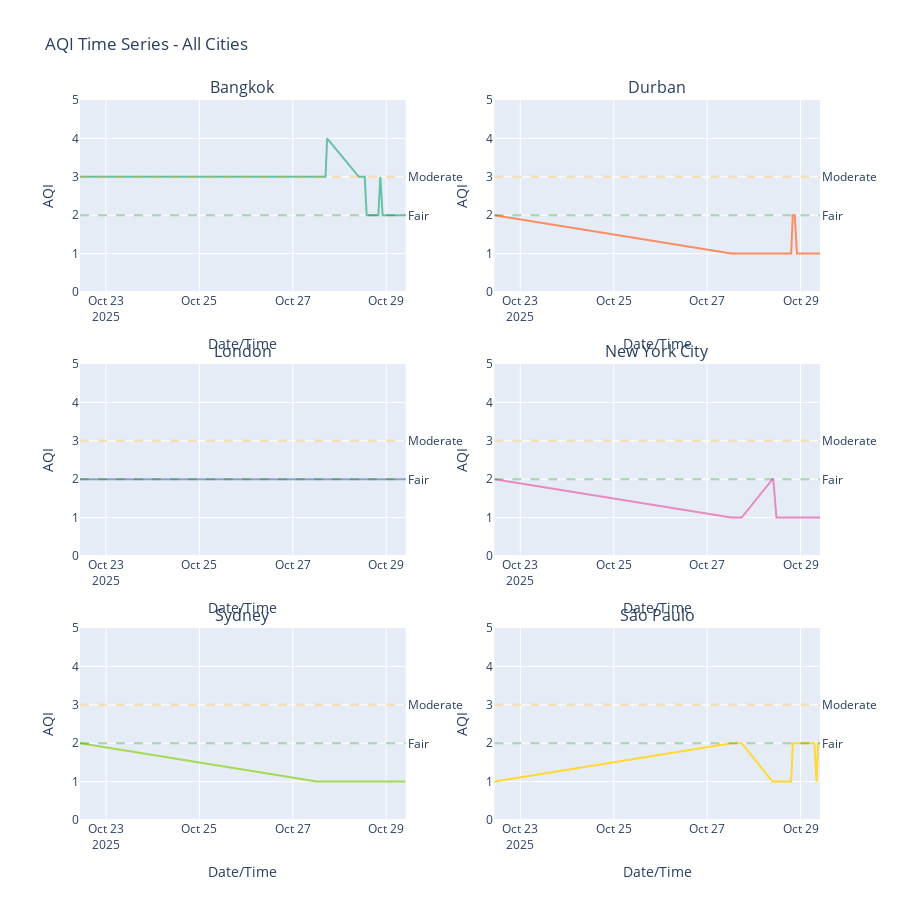

Notebook cell for this chart:
### Markdown cell above
## 3. Time Series Deep Dive 📈

### Code cell
# Create multi-panel time series for all cities
fig = make_subplots(
    rows=3, cols=2,
    subplot_titles=tuple(sorted(df['city_name'].unique())),
    vertical_spacing=0.1,
    horizontal_spacing=0.12
)

cities = sorted(df['city_name'].unique())
colors = px.colors.qualitative.Set2

for idx, city in enumerate(cities):
    row = idx // 2 + 1
    col = idx % 2 + 1
    
    city_data = df[df['city_name'] == city].sort_values('timestamp')
    
    fig.add_trace(
        go.Scatter(
            x=city_data['timestamp'],
            y=city_data['aqi'],
            mode='lines',
            name=city,
            line=dict(color=colors[idx % len(colors)], width=2),
            showlegend=False
        ),
        row=row, col=col
    )
    
    # Add reference lines for AQI thresholds
    fig.add_hline(y=2, line_dash="dash", line_color="green", 
                  opacity=0.3, row=row, col=col, 
                  annotation_text="Fair", annotation_position="right")
    fig.add_hline(y=3, line_dash="dash", line_color="orange", 
                  opacity=0.3, row=row, col=col,
                  annotation_text="Moderate", annotation_position="right")

fig.update_xaxes(title_text="Date/Time")
fig.update_yaxes(title_text="AQI", range=[0, 5])
fig.update_layout(
    height=900,
    title_text="AQI Time Series - All Cities",
    showlegend=False
)

fig.show()

### Figure 1 — Plotly figure (JSON) as saved in the notebook; plotly's stock layout.template omitted (floating-point values rounded to 4 significant figures)
{"data": [{"line": {"color": "rgb(102,194,165)", "width": 2}, "mode": "lines", "name": "Bangkok", "showlegend": false, "type": "scatter", "x": ["2025-10-22T10:41:18", "2025-10-22T10:47:27", "2025-10-27T12:26:20", "2025-10-27T12:49:45", "2025-10-27T12:56:22", "2025-10-27T14:16:19", "2025-10-27T16:48:54", "2025-10-27T17:37:44", "2025-10-28T09:34:46", "2025-10-28T09:56:04", "2025-10-28T11:39:01", "2025-10-28T11:40:45", "2025-10-28T11:56:16", "2025-10-28T12:26:14", "2025-10-28T12:56:18", "2025-10-28T13:56:24", "2025-10-28T14:56:23", "2025-10-28T15:56:26", "2025-10-28T17:09:56", "2025-10-28T17:56:37", "2025-10-28T19:10:58", "2025-10-28T19:56:47", "2025-10-28T20:56:56", "2025-10-28T22:08:42", "2025-10-28T23:08:58", "2025-10-29T00:13:37", "2025-10-29T01:10:21", "2025-10-29T01:57:19", "2025-10-29T03:07:46", "2025-10-29T03:57:27", "2025-10-29T05:12:36", "2025-10-29T06:01:06", "2025-10-29T06:55:58", "2025-10-29T08:11:31", "2025-10-29T08:56:03", "2025-10-29T09:56:05"], "xaxis": "x", "y": [3, 3, 3, 3, 3, 3, 3, 4, 3, 3, 3, 3, 3, 3, 3, 2, 2, 2, 2, 2, 2, 2, 3, 2, 2, 2, 2, 2, 2, 2, 2, 2, 2, 2, 2, 2], "yaxis": "y"}, {"line": {"color": "rgb(252,141,98)", "width": 2}, "mode": "lines", "name": "Durban", "showlegend": false, "type": "scatter", "x": ["2025-10-22T10:41:19", "2025-10-22T10:47:28", "2025-10-27T12:26:38", "2025-10-27T12:49:46", "2025-10-27T13:00:01", "2025-10-27T14:16:20", "2025-10-27T16:48:55", "2025-10-27T17:41:26", "2025-10-28T09:34:47", "2025-10-28T10:00:01", "2025-10-28T11:39:02", "2025-10-28T11:44:59", "2025-10-28T12:00:05", "2025-10-28T12:28:34", "2025-10-28T13:00:04", "2025-10-28T14:00:06", "2025-10-28T15:00:06", "2025-10-28T16:03:18", "2025-10-28T17:09:57", "2025-10-28T18:00:05", "2025-10-28T19:10:59", "2025-10-28T20:00:01", "2025-10-28T21:02:26", "2025-10-28T22:08:43", "2025-10-28T23:08:59", "2025-10-29T00:13:38", "2025-10-29T01:14:52", "2025-10-29T02:03:26", "2025-10-29T03:07:47", "2025-10-29T04:00:53", "2025-10-29T05:12:37", "2025-10-29T06:01:07", "2025-10-29T07:05:42", "2025-10-29T08:14:01", "2025-10-29T09:00:05", "2025-10-29T10:00:06"], "xaxis": "x2", "y": [2, 2, 1, 1, 1, 1, 1, 1, 1, 1, 1, 1, 1, 1, 1, 1, 1, 1, 1, 1, 1, 2, 2, 1, 1, 1, 1, 1, 1, 1, 1, 1, 1, 1, 1, 1], "yaxis": "y2"}, {"line": {"color": "rgb(141,160,203)", "width": 2}, "mode": "lines", "name": "London", "showlegend": false, "type": "scatter", "x": ["2025-10-22T10:41:21", "2025-10-22T10:47:30", "2025-10-27T12:22:56", "2025-10-27T12:43:45", "2025-10-27T13:00:04", "2025-10-27T14:16:22", "2025-10-27T16:46:03", "2025-10-27T17:46:09", "2025-10-28T09:34:50", "2025-10-28T10:00:03", "2025-10-28T11:32:08", "2025-10-28T11:45:01", "2025-10-28T11:58:05", "2025-10-28T12:28:37", "2025-10-28T12:54:40", "2025-10-28T14:00:09", "2025-10-28T14:52:31", "2025-10-28T16:02:02", "2025-10-28T17:08:02", "2025-10-28T18:00:09", "2025-10-28T19:04:55", "2025-10-28T20:00:04", "2025-10-28T21:02:30", "2025-10-28T22:08:45", "2025-10-28T23:01:13", "2025-10-29T00:13:41", "2025-10-29T01:14:55", "2025-10-29T02:03:29", "2025-10-29T03:01:34", "2025-10-29T04:00:56", "2025-10-29T05:12:40", "2025-10-29T06:01:10", "2025-10-29T07:01:29", "2025-10-29T08:14:04", "2025-10-29T09:00:09", "2025-10-29T09:56:06"], "xaxis": "x3", "y": [2, 2, 2, 2, 2, 2, 2, 2, 2, 2, 2, 2, 2, 2, 2, 2, 2, 2, 2, 2, 2, 2, 2, 2, 2, 2, 2, 2, 2, 2, 2, 2, 2, 2, 2, 2], "yaxis": "y3"}, {"line": {"color": "rgb(231,138,195)", "width": 2}, "mode": "lines", "name": "New York City", "showlegend": false, "type": "scatter", "x": ["2025-10-22T10:41:22", "2025-10-22T10:47:31", "2025-10-27T12:20:34", "2025-10-27T12:49:49", "2025-10-27T13:00:05", "2025-10-27T14:10:31", "2025-10-27T16:48:59", "2025-10-27T17:46:10", "2025-10-28T09:34:51", "2025-10-28T10:00:04", "2025-10-28T11:37:45", "2025-10-28T11:39:05", "2025-10-28T11:50:31", "2025-10-28T12:28:38", "2025-10-28T13:00:08", "2025-10-28T13:59:23", "2025-10-28T14:52:00", "2025-10-28T16:02:56", "2025-10-28T17:10:01", "2025-10-28T18:00:10", "2025-10-28T19:04:25", "2025-10-28T20:00:05", "2025-10-28T21:02:31", "2025-10-28T22:08:03", "2025-10-28T23:05:06", "2025-10-29T00:07:27", "2025-10-29T01:09:30", "2025-10-29T02:02:04", "2025-10-29T03:07:50", "2025-10-29T03:56:04", "2025-10-29T05:12:41", "2025-10-29T06:00:14", "2025-10-29T06:57:44", "2025-10-29T08:14:05", "2025-10-29T09:08:17", "2025-10-29T10:00:10"], "xaxis": "x4", "y": [2, 2, 1, 1, 1, 1, 1, 1, 2, 2, 1, 1, 1, 1, 1, 1, 1, 1, 1, 1, 1, 1, 1, 1, 1, 1, 1, 1, 1, 1, 1, 1, 1, 1, 1, 1], "yaxis": "y4"}, {"line": {"color": "rgb(166,216,84)", "width": 2}, "mode": "lines", "name": "Sydney", "showlegend": false, "type": "scatter", "x": ["2025-10-22T10:36:28", "2025-10-22T10:47:30", "2025-10-27T12:21:20", "2025-10-27T12:49:48", "2025-10-27T13:00:03", "2025-10-27T14:12:05", "2025-10-27T16:48:57", "2025-10-27T17:46:08", "2025-10-28T09:34:49", "2025-10-28T10:00:02", "2025-10-28T11:39:04", "2025-10-28T11:39:42", "2025-10-28T12:00:06", "2025-10-28T12:24:06", "2025-10-28T13:00:06", "2025-10-28T14:00:08", "2025-10-28T15:00:08", "2025-10-28T16:03:20", "2025-10-28T17:09:59", "2025-10-28T17:51:01", "2025-10-28T19:11:01", "2025-10-28T20:00:03", "2025-10-28T21:02:28", "2025-10-28T22:07:38", "2025-10-28T23:09:01", "2025-10-29T00:13:40", "2025-10-29T01:14:54", "2025-10-29T02:03:28", "2025-10-29T03:00:46", "2025-10-29T03:55:43", "2025-10-29T05:09:16", "2025-10-29T06:01:09", "2025-10-29T07:00:05", "2025-10-29T08:14:03", "2025-10-29T09:00:08", "2025-10-29T10:00:08"], "xaxis": "x5", "y": [2, 2, 1, 1, 1, 1, 1, 1, 1, 1, 1, 1, 1, 1, 1, 1, 1, 1, 1, 1, 1, 1, 1, 1, 1, 1, 1, 1, 1, 1, 1, 1, 1, 1, 1, 1], "yaxis": "y5"}, {"line": {"color": "rgb(255,217,47)", "width": 2}, "mode": "lines", "name": "São Paulo", "showlegend": false, "type": "scatter", "x": ["2025-10-22T10:38:46", "2025-10-22T10:47:29", "2025-10-27T12:26:39", "2025-10-27T12:43:56", "2025-10-27T13:00:02", "2025-10-27T14:16:21", "2025-10-27T16:48:56", "2025-10-27T17:46:07", "2025-10-28T09:34:48", "2025-10-28T10:00:02", "2025-10-28T11:39:02", "2025-10-28T11:45:00", "2025-10-28T12:00:06", "2025-10-28T12:28:35", "2025-10-28T13:00:05", "2025-10-28T14:00:07", "2025-10-28T15:00:07", "2025-10-28T16:03:19", "2025-10-28T17:09:58", "2025-10-28T18:00:06", "2025-10-28T19:11:00", "2025-10-28T20:00:02", "2025-10-28T21:02:27", "2025-10-28T22:08:44", "2025-10-28T23:09:00", "2025-10-29T00:13:39", "2025-10-29T01:14:53", "2025-10-29T02:03:27", "2025-10-29T03:07:48", "2025-10-29T04:00:54", "2025-10-29T05:12:38", "2025-10-29T06:01:08", "2025-10-29T07:05:43", "2025-10-29T08:14:02", "2025-10-29T09:00:07", "2025-10-29T10:00:07"], "xaxis": "x6", "y": [1, 1, 2, 2, 2, 2, 2, 2, 1, 1, 1, 1, 1, 1, 1, 1, 1, 1, 1, 1, 1, 2, 2, 2, 2, 2, 2, 2, 2, 2, 2, 2, 2, 1, 2, 2], "yaxis": "y6"}], "layout": {"annotations": [{"font": {"size": 16}, "showarrow": false, "text": "Bangkok", "x": 0.22, "xanchor": "center", "xref": "paper", "y": 1, "yanchor": "bottom", "yref": "paper"}, {"font": {"size": 16}, "showarrow": false, "text": "Durban", "x": 0.78, "xanchor": "center", "xref": "paper", "y": 1, "yanchor": "bottom", "yref": "paper"}, {"font": {"size": 16}, "showarrow": false, "text": "London", "x": 0.22, "xanchor": "center", "xref": "paper", "y": 0.6333, "yanchor": "bottom", "yref": "paper"}, {"font": {"size": 16}, "showarrow": false, "text": "New York City", "x": 0.78, "xanchor": "center", "xref": "paper", "y": 0.6333, "yanchor": "bottom", "yref": "paper"}, {"font": {"size": 16}, "showarrow": false, "text": "Sydney", "x": 0.22, "xanchor": "center", "xref": "paper", "y": 0.2667, "yanchor": "bottom", "yref": "paper"}, {"font": {"size": 16}, "showarrow": false, "text": "São Paulo", "x": 0.78, "xanchor": "center", "xref": "paper", "y": 0.2667, "yanchor": "bottom", "yref": "paper"}, {"showarrow": false, "text": "Fair", "x": 1, "xanchor": "left", "xref": "x domain", "y": 2, "yanchor": "middle", "yref": "y"}, {"showarrow": false, "text": "Moderate", "x": 1, "xanchor": "left", "xref": "x domain", "y": 3, "yanchor": "middle", "yref": "y"}, {"showarrow": false, "text": "Fair", "x": 1, "xanchor": "left", "xref": "x2 domain", "y": 2, "yanchor": "middle", "yref": "y2"}, {"showarrow": false, "text": "Moderate", "x": 1, "xanchor": "left", "xref": "x2 domain", "y": 3, "yanchor": "middle", "yref": "y2"}, {"showarrow": false, "text": "Fair", "x": 1, "xanchor": "left", "xref": "x3 domain", "y": 2, "yanchor": "middle", "yref": "y3"}, {"showarrow": false, "text": "Moderate", "x": 1, "xanchor": "left", "xref": "x3 domain", "y": 3, "yanchor": "middle", "yref": "y3"}, {"showarrow": false, "text": "Fair", "x": 1, "xanchor": "left", "xref": "x4 domain", "y": 2, "yanchor": "middle", "yref": "y4"}, {"showarrow": false, "text": "Moderate", "x": 1, "xanchor": "left", "xref": "x4 domain", "y": 3, "yanchor": "middle", "yref": "y4"}, {"showarrow": false, "text": "Fair", "x": 1, "xanchor": "left", "xref": "x5 domain", "y": 2, "yanchor": "middle", "yref": "y5"}, {"showarrow": false, "text": "Moderate", "x": 1, "xanchor": "left", "xref": "x5 domain", "y": 3, "yanchor": "middle", "yref": "y5"}, {"showarrow": false, "text": "Fair", "x": 1, "xanchor": "left", "xref": "x6 domain", "y": 2, "yanchor": "middle", "yref": "y6"}, {"showarrow": false, "text": "Moderate", "x": 1, "xanchor": "left", "xref": "x6 domain", "y": 3, "yanchor": "middle", "yref": "y6"}], "height": 900, "shapes": [{"line": {"color": "green", "dash": "dash"}, "opacity": 0.3, "type": "line", "x0": 0, "x1": 1, "xref": "x domain", "y0": 2, "y1": 2, "yref": "y"}, {"line": {"color": "orange", "dash": "dash"}, "opacity": 0.3, "type": "line", "x0": 0, "x1": 1, "xref": "x domain", "y0": 3, "y1": 3, "yref": "y"}, {"line": {"color": "green", "dash": "dash"}, "opacity": 0.3, "type": "line", "x0": 0, "x1": 1, "xref": "x2 domain", "y0": 2, "y1": 2, "yref": "y2"}, {"line": {"color": "orange", "dash": "dash"}, "opacity": 0.3, "type": "line", "x0": 0, "x1": 1, "xref": "x2 domain", "y0": 3, "y1": 3, "yref": "y2"}, {"line": {"color": "green", "dash": "dash"}, "opacity": 0.3, "type": "line", "x0": 0, "x1": 1, "xref": "x3 domain", "y0": 2, "y1": 2, "yref": "y3"}, {"line": {"color": "orange", "dash": "dash"}, "opacity": 0.3, "type": "line", "x0": 0, "x1": 1, "xref": "x3 domain", "y0": 3, "y1": 3, "yref": "y3"}, {"line": {"color": "green", "dash": "dash"}, "opacity": 0.3, "type": "line", "x0": 0, "x1": 1, "xref": "x4 domain", "y0": 2, "y1": 2, "yref": "y4"}, {"line": {"color": "orange", "dash": "dash"}, "opacity": 0.3, "type": "line", "x0": 0, "x1": 1, "xref": "x4 domain", "y0": 3, "y1": 3, "yref": "y4"}, {"line": {"color": "green", "dash": "dash"}, "opacity": 0.3, "type": "line", "x0": 0, "x1": 1, "xref": "x5 domain", "y0": 2, "y1": 2, "yref": "y5"}, {"line": {"color": "orange", "dash": "dash"}, "opacity": 0.3, "type": "line", "x0": 0, "x1": 1, "xref": "x5 domain", "y0": 3, "y1": 3, "yref": "y5"}, {"line": {"color": "green", "dash": "dash"}, "opacity": 0.3, "type": "line", "x0": 0, "x1": 1, "xref": "x6 domain", "y0": 2, "y1": 2, "yref": "y6"}, {"line": {"color": "orange", "dash": "dash"}, "opacity": 0.3, "type": "line", "x0": 0, "x1": 1, "xref": "x6 domain", "y0": 3, "y1": 3, "yref": "y6"}], "showlegend": false, "title": {"text": "AQI Time Series - All Cities"}, "xaxis": {"anchor": "y", "domain": [0, 0.44], "title": {"text": "Date/Time"}}, "xaxis2": {"anchor": "y2", "domain": [0.56, 1], "title": {"text": "Date/Time"}}, "xaxis3": {"anchor": "y3", "domain": [0, 0.44], "title": {"text": "Date/Time"}}, "xaxis4": {"anchor": "y4", "domain": [0.56, 1], "title": {"text": "Date/Time"}}, "xaxis5": {"anchor": "y5", "domain": [0, 0.44], "title": {"text": "Date/Time"}}, "xaxis6": {"anchor": "y6", "domain": [0.56, 1], "title": {"text": "Date/Time"}}, "yaxis": {"anchor": "x", "domain": [0.7333, 1], "range": [0, 5], "title": {"text": "AQI"}}, "yaxis2": {"anchor": "x2", "domain": [0.7333, 1], "range": [0, 5], "title": {"text": "AQI"}}, "yaxis3": {"anchor": "x3", "domain": [0.3667, 0.6333], "range": [0, 5], "title": {"text": "AQI"}}, "yaxis4": {"anchor": "x4", "domain": [0.3667, 0.6333], "range": [0, 5], "title": {"text": "AQI"}}, "yaxis5": {"anchor": "x5", "domain": [0, 0.2667], "range": [0, 5], "title": {"text": "AQI"}}, "yaxis6": {"anchor": "x6", "domain": [0, 0.2667], "range": [0, 5], "title": {"text": "AQI"}}}}
